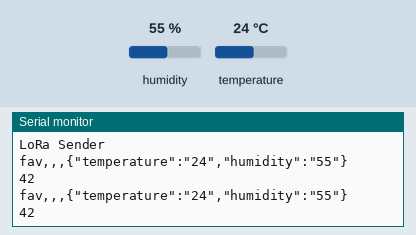
A sketch run on a simulated Arduino Uno, built with avr-gcc and run on an emulated ATmega328P. On the bench: the last lines printed to the serial monitor. The inputs (shaded band) are chosen by the test bench; at power-on: humidity 55 %, temperature 24 °C. No radio packets arrive unless stated.

Above: at 1.9 s.
2.0 s: humidity set to 22 %
At 3.1 s:
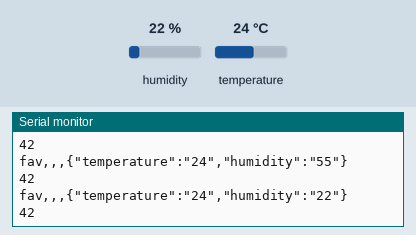
3.5 s: temperature set to 12 °C
At 4.8 s:
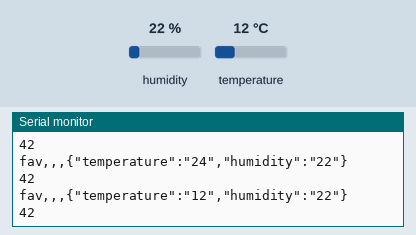
5.0 s: humidity set to 40 %
At 6.4 s:
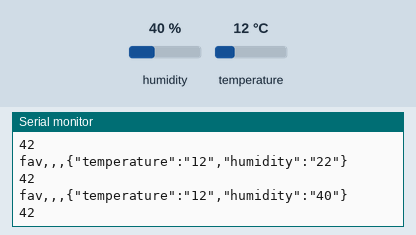
Timing chart, 0 to 8.0 s (numbered marks = the images above; inputs shaded):
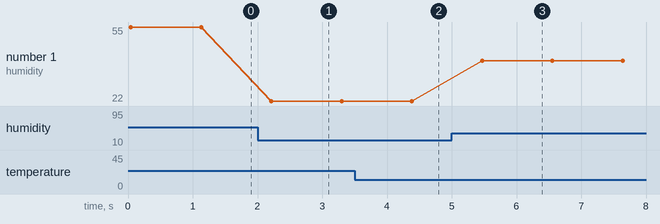

Measured:
- after the input at 2.0 s, the serial monitor: prints a new line after 0.21 s (image 1)
- after the input at 3.5 s, the serial monitor: prints a new line after 0.88 s (image 2)
- after the input at 5.0 s, the serial monitor: prints a new line after 0.47 s (image 3)
- plotted number 1: 55 → 22 after the input at 2.0 s, 22 → 40 after the input at 5.0 s

The sketch:

15_arduino_lora_sender.ino
```cpp
#include <SPI.h>
#include <LoRa.h>
#include <SimpleDHT.h>

String identifier = "fav";
String device_developer_id = "";
String access_token = "";

int pinDHT11 = 3;
SimpleDHT11 dht11(pinDHT11);

void setup() {
  Serial.begin(9600);

  Serial.println("LoRa Sender");

  if (!LoRa.begin(923E6)) {
    Serial.println("Starting LoRa failed!");
    while (1);
  }
}

void loop() {

  byte temperature = 0;
  byte humidity = 0;

  int err = SimpleDHTErrSuccess;

  if ((err = dht11.read(&temperature, &humidity, NULL)) != SimpleDHTErrSuccess) {
    return;
  }

  String data = "{";
  data += "\"" + (String)"temperature" + "\":\"" + String(temperature) + "\",";
  data += "\"" + (String)"humidity" + "\":\"" + String(humidity)+ "\"";
  data += "}";

  String data_send = identifier + ",";
  data_send += access_token + ",";
  data_send += device_developer_id + ",";
  data_send += data;

  Serial.println(data_send);
  Serial.println(data_send.length());

  LoRa.beginPacket();
  LoRa.print("    ");
  LoRa.print(data_send);
  LoRa.endPacket();

  delay(1000);
}
```
